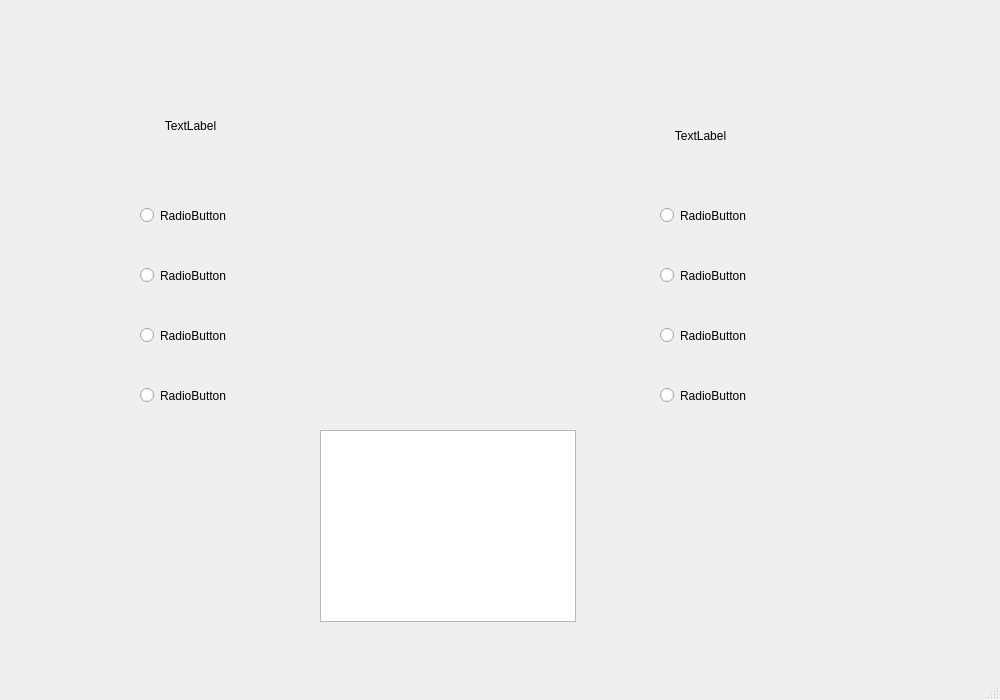
<?xml version="1.0" encoding="UTF-8"?>
<ui version="4.0">
 <class>MainWindow</class>
 <widget class="QMainWindow" name="MainWindow">
  <property name="geometry">
   <rect>
    <x>0</x>
    <y>0</y>
    <width>1000</width>
    <height>700</height>
   </rect>
  </property>
  <property name="windowTitle">
   <string>MainWindow</string>
  </property>
  <widget class="QWidget" name="centralwidget">
   <widget class="QRadioButton" name="radioButton">
    <property name="geometry">
     <rect>
      <x>140</x>
      <y>190</y>
      <width>141</width>
      <height>51</height>
     </rect>
    </property>
    <property name="text">
     <string>RadioButton</string>
    </property>
   </widget>
   <widget class="QRadioButton" name="radioButton_2">
    <property name="geometry">
     <rect>
      <x>140</x>
      <y>250</y>
      <width>141</width>
      <height>51</height>
     </rect>
    </property>
    <property name="text">
     <string>RadioButton</string>
    </property>
   </widget>
   <widget class="QLabel" name="label">
    <property name="geometry">
     <rect>
      <x>120</x>
      <y>100</y>
      <width>141</width>
      <height>51</height>
     </rect>
    </property>
    <property name="text">
     <string>TextLabel</string>
    </property>
    <property name="alignment">
     <set>Qt::AlignCenter</set>
    </property>
    <property name="wordWrap">
     <bool>true</bool>
    </property>
   </widget>
   <widget class="QLabel" name="label_2">
    <property name="geometry">
     <rect>
      <x>630</x>
      <y>110</y>
      <width>141</width>
      <height>51</height>
     </rect>
    </property>
    <property name="text">
     <string>TextLabel</string>
    </property>
    <property name="alignment">
     <set>Qt::AlignCenter</set>
    </property>
    <property name="wordWrap">
     <bool>true</bool>
    </property>
   </widget>
   <widget class="QRadioButton" name="radioButton_3">
    <property name="geometry">
     <rect>
      <x>140</x>
      <y>310</y>
      <width>141</width>
      <height>51</height>
     </rect>
    </property>
    <property name="text">
     <string>RadioButton</string>
    </property>
   </widget>
   <widget class="QRadioButton" name="radioButton_4">
    <property name="geometry">
     <rect>
      <x>140</x>
      <y>370</y>
      <width>141</width>
      <height>51</height>
     </rect>
    </property>
    <property name="text">
     <string>RadioButton</string>
    </property>
   </widget>
   <widget class="QRadioButton" name="radioButton_5">
    <property name="geometry">
     <rect>
      <x>660</x>
      <y>190</y>
      <width>141</width>
      <height>51</height>
     </rect>
    </property>
    <property name="text">
     <string>RadioButton</string>
    </property>
   </widget>
   <widget class="QRadioButton" name="radioButton_6">
    <property name="geometry">
     <rect>
      <x>660</x>
      <y>250</y>
      <width>141</width>
      <height>51</height>
     </rect>
    </property>
    <property name="text">
     <string>RadioButton</string>
    </property>
   </widget>
   <widget class="QRadioButton" name="radioButton_7">
    <property name="geometry">
     <rect>
      <x>660</x>
      <y>310</y>
      <width>141</width>
      <height>51</height>
     </rect>
    </property>
    <property name="text">
     <string>RadioButton</string>
    </property>
   </widget>
   <widget class="QRadioButton" name="radioButton_8">
    <property name="geometry">
     <rect>
      <x>660</x>
      <y>370</y>
      <width>141</width>
      <height>51</height>
     </rect>
    </property>
    <property name="text">
     <string>RadioButton</string>
    </property>
   </widget>
   <widget class="QLabel" name="label_3">
    <property name="geometry">
     <rect>
      <x>300</x>
      <y>500</y>
      <width>321</width>
      <height>81</height>
     </rect>
    </property>
    <property name="font">
     <font>
      <pointsize>11</pointsize>
     </font>
    </property>
    <property name="text">
     <string/>
    </property>
    <property name="alignment">
     <set>Qt::AlignCenter</set>
    </property>
    <property name="wordWrap">
     <bool>true</bool>
    </property>
   </widget>
   <widget class="QListWidget" name="listWidget">
    <property name="geometry">
     <rect>
      <x>320</x>
      <y>430</y>
      <width>256</width>
      <height>192</height>
     </rect>
    </property>
   </widget>
  </widget>
  <widget class="QMenuBar" name="menubar">
   <property name="geometry">
    <rect>
     <x>0</x>
     <y>0</y>
     <width>1000</width>
     <height>21</height>
    </rect>
   </property>
  </widget>
  <widget class="QStatusBar" name="statusbar"/>
 </widget>
 <resources/>
 <connections/>
</ui>
